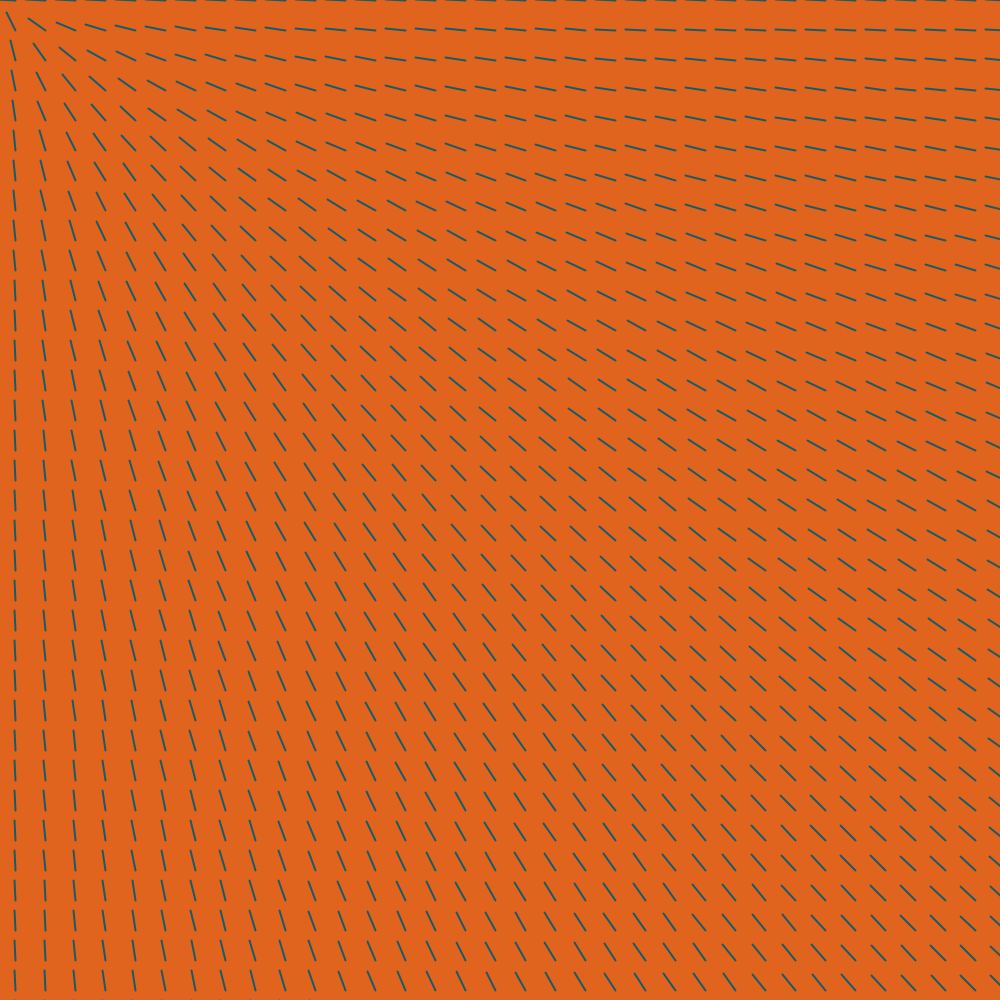
Frame 1 (no input)
Frame 60 (the mouse pressed at the canvas centre just before this capture): identical to frame 1, image omitted
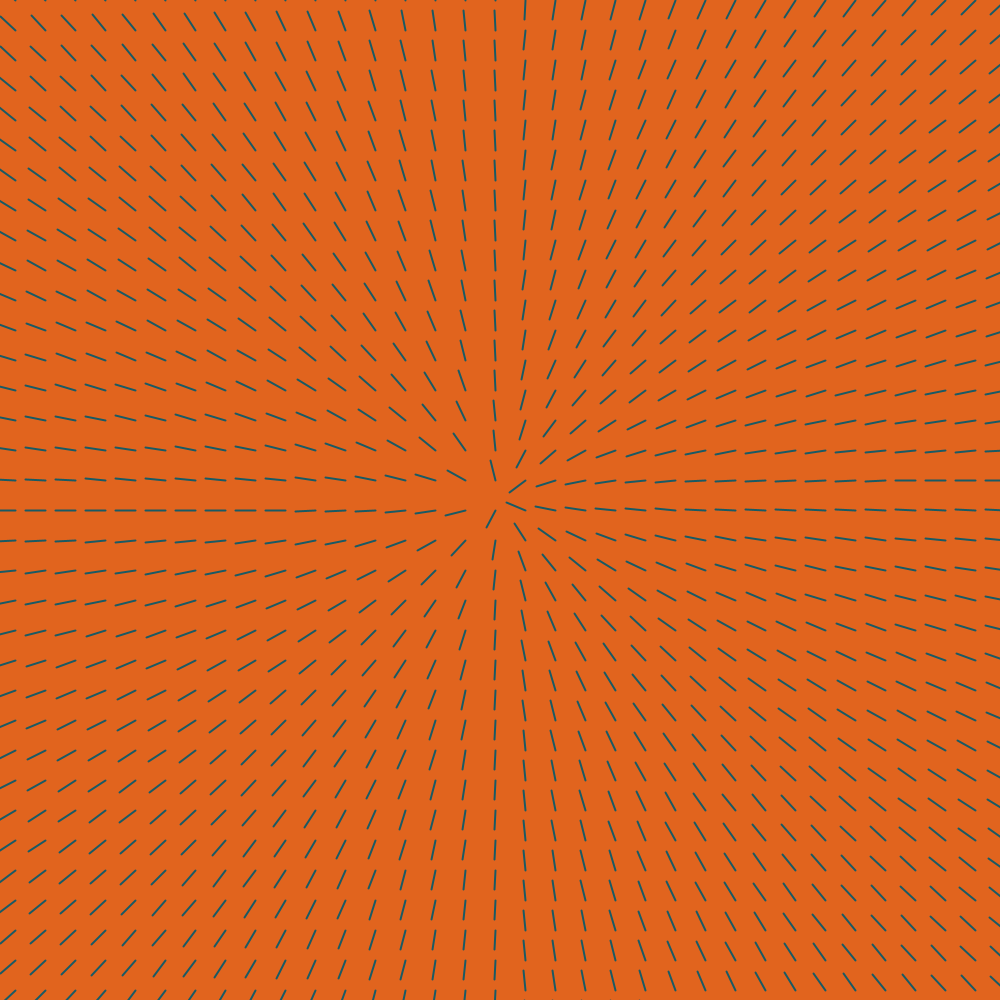
Frame 120 (the mouse held since frame 60 and released just before this capture)

The Processing sketch that drew these frames (run headless with seeded random() and noise(); from frame 60 on, the mouse is pressed at the canvas centre):

// Processing sketch: processing_92340
// ── processing_92340.pde

class stick
{
  float x1;
  float y1;
  float x2;
  float y2;
  float len;
  
  stick(float x, float y, float l)
  {
    x1=x;
    x2=x;
    y1=y;
    y2=y+l;
    len=l;
  }
  
  void create()
  {
    pushMatrix(); 
    translate(x1,y1);
    rotate(PI/2-(atan((y1-mouseY)/(mouseX-x1))));
    strokeWeight(2);
    stroke(25,90,100);
    line(0,0,0,len);
    popMatrix();
  }
}
    
stick[][] myStick;
void setup() {
  size(1000,1000);
  smooth();
  myStick = new stick[100][100];
  for (int i = 0; i < 100; i++) {
    for (int j = 0; j < 100; j++) {
      // Initialize each object
      myStick[i][j] = new stick(30*i+15,30*j,20);
    }
  }
}

void draw() {
  background(225,100,30);
   
  for (int i = 0; i < 100; i++) {
    for (int j = 0; j < 100; j++) {
      
     
      myStick[i][j].create();
      }
  }
}
